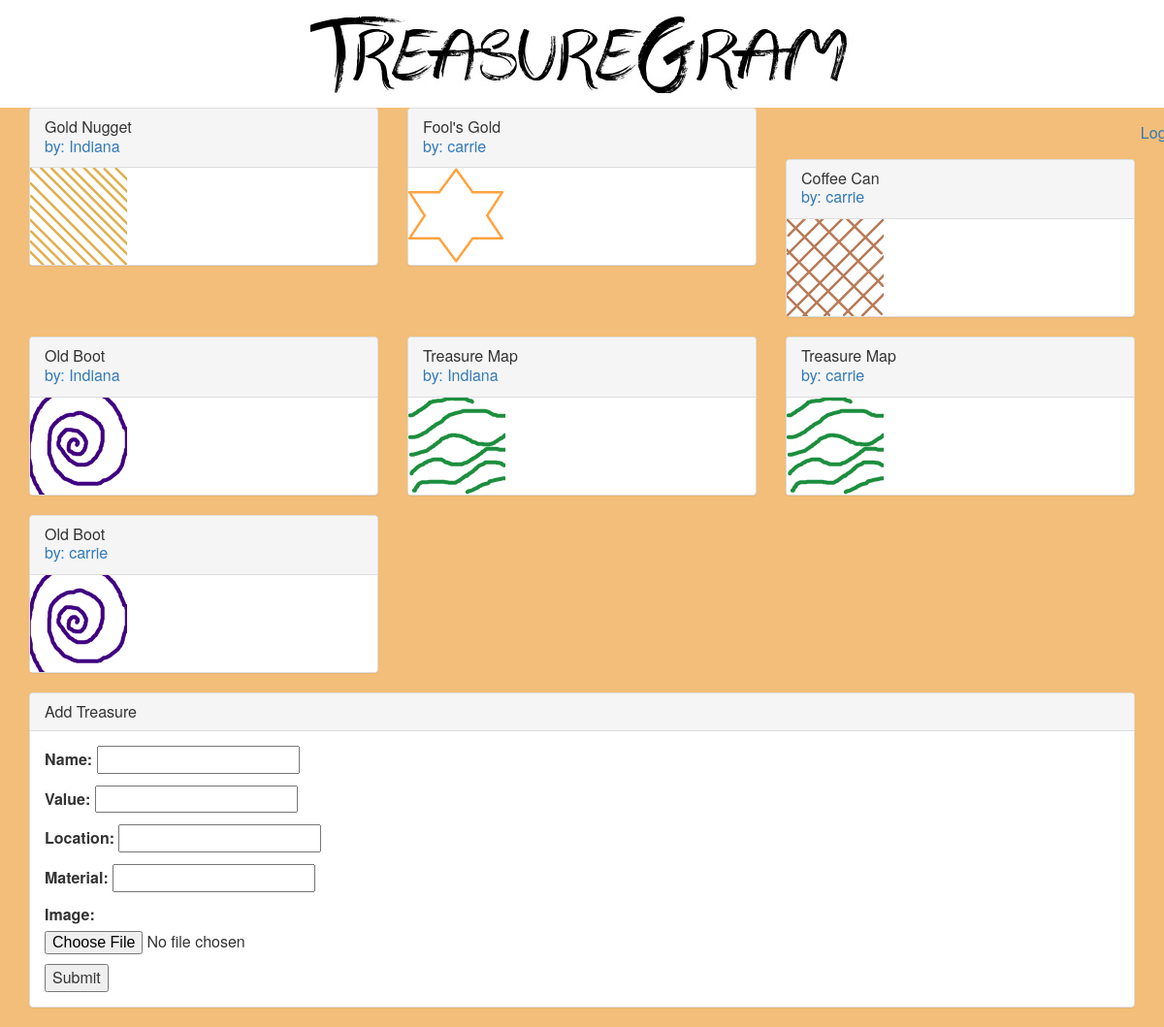
The page / on the database its author committed.
### main_app/models.py (models this page shows, shortened)
class Treasure(models.Model):
	user = models.ForeignKey(User)
	name = models.CharField(max_length=100)
	value = models.DecimalField(max_digits=10,
								decimal_places=2)
	material = models.CharField(max_length=100)
	location = models.CharField(max_length=100)
	image = models.ImageField(upload_to = 'treasure_images',
		default = 'media/default.png')

### main_app/views.py (the view)
# urls.py: url(r'^$', views.index),
def index(request):
	treasures = Treasure.objects.all()
	form = TreasureForm()
	return render(request, 'index.html', {'treasures': treasures, 'form': form})

### main_app/forms.py
class TreasureForm(forms.ModelForm):
	class Meta:
		model = Treasure
		fields = ['name', 'value', 'location', 'material', 'image']

### main_app/templates/index.html (shortened to what this page needs)
{% extends 'base.html' %}
{% load staticfiles %}
	{% block content %}
		<div class="row">
		{% for treasure in treasures %}
			<div class="col-md-4">
				<div class="treasure panel panel-default">
					<div class="panel-heading">
						<h2 class="panel-title">{{ treasure.name }}</h2>
						<a class="panel-username" href="/user/{{treasure.user.username}}/">
							by: {{treasure.user.username}}
						</a>
					</div>
					<a href="/{{treasure.id}}/">
						<div class="treasure-photo">
							<img src="{{ treasure.image.url }}" height="100">
						</div>
					</a>
				</div>
			</div>
		{% if forloop.counter|divisibleby:3 %}
			</div><div class="row">
		{% endif %}
		{% endfor %}
		</div>
		<div class="treasure panel panel-default">
			<div class="panel-heading">
				<h3 class="panel-title">Add Treasure</h3>
			</div>
			<div class="panel-body">
				<form enctype="multipart/form-data" action="post_url/" method="post">
					{{ form.as_p }}
					<input type="submit" value="Submit" />
				</form>
			</div>
		</div>
	{% endblock %}

### main_app/static/style.css (style rules this page uses)
body { background-color: #F2BE79; font-size: 16px; }

### rows shown on the page
Treasure: name "Gold Nugget", user.username "Indiana", image (picture)
Treasure: name "Fool's Gold", user.username "carrie", image (picture)
Treasure: name "Coffee Can", user.username "carrie", image (picture)
Treasure: name "Old Boot", user.username "Indiana", image (picture)
Treasure: name "Treasure Map", user.username "Indiana", image (picture)
Treasure: name "Treasure Map", user.username "carrie", image (picture)
Treasure: name "Old Boot", user.username "carrie", image (picture)
